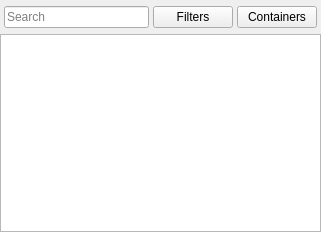
<?xml version="1.0" encoding="UTF-8"?>
<ui version="4.0">
 <class>FlowTableContainer</class>
 <widget class="QWidget" name="FlowTableContainer">
  <property name="geometry">
   <rect>
    <x>0</x>
    <y>0</y>
    <width>321</width>
    <height>232</height>
   </rect>
  </property>
  <layout class="QVBoxLayout" name="verticalLayout">
   <property name="spacing">
    <number>0</number>
   </property>
   <property name="leftMargin">
    <number>0</number>
   </property>
   <property name="topMargin">
    <number>0</number>
   </property>
   <property name="rightMargin">
    <number>0</number>
   </property>
   <property name="bottomMargin">
    <number>0</number>
   </property>
   <item>
    <layout class="QHBoxLayout" name="searchLayout">
     <property name="spacing">
      <number>4</number>
     </property>
     <property name="leftMargin">
      <number>4</number>
     </property>
     <property name="topMargin">
      <number>6</number>
     </property>
     <property name="rightMargin">
      <number>4</number>
     </property>
     <property name="bottomMargin">
      <number>6</number>
     </property>
     <item>
      <widget class="QLineEdit" name="searchBox">
       <property name="placeholderText">
        <string>Search</string>
       </property>
      </widget>
     </item>
     <item>
      <widget class="QPushButton" name="searchBtn">
       <property name="cursor">
        <cursorShape>PointingHandCursor</cursorShape>
       </property>
       <property name="text">
        <string>Filters</string>
       </property>
      </widget>
     </item>
     <item>
      <widget class="QPushButton" name="containersBtn">
       <property name="cursor">
        <cursorShape>PointingHandCursor</cursorShape>
       </property>
       <property name="text">
        <string>Containers</string>
       </property>
      </widget>
     </item>
    </layout>
   </item>
   <item>
    <widget class="HoverableTableView" name="tableView"/>
   </item>
  </layout>
 </widget>
 <customwidgets>
  <customwidget>
   <class>HoverableTableView</class>
   <extends>QTableView</extends>
   <header>network/hoverable_table_view.h</header>
   <container>1</container>
  </customwidget>
 </customwidgets>
 <resources/>
 <connections/>
</ui>
